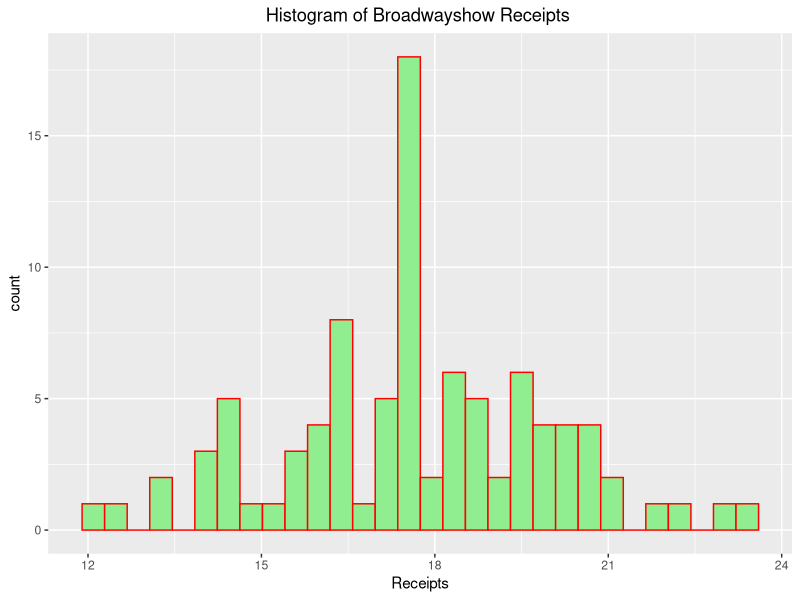

Here is the R script that generated this plot:
library(tidyverse)

data <- read.csv("Broadwayshow.csv")

#Q1
sum(is.na(data)) 

#Q2
#Replaces the NAs in Receipts with average of Receipts
data$Receipts[is.na(data$Receipts)] <- mean(data$Receipts, na.rm=TRUE) 
#will print the summary statistics for each variable in the data
summary(data)

#Q3
data %>% 
  ggplot(aes(x=Receipts)) +
  geom_histogram(bins=30,color="red",fill="lightgreen") +
  ggtitle('Histogram of Broadwayshow Receipts ') +
  theme(plot.title=element_text(hjust = 0.5))  # last line is to center the title


#Q4
#correlation matrix
round(cor(data[-1]),2)


#Q5
#A MLR model was fit to predict Receipt using the three predictors
model1 <- lm(Receipts~.,data[-1])
summary(model1)


#Q7
model2 <- lm(Receipts~.-Avg.Ticket.Price,data[-1])
summary(model2)

predict(model2, newdata = data.frame(Paid.Attendance=200,Shows=30,Avg.Ticket.Price=70))
